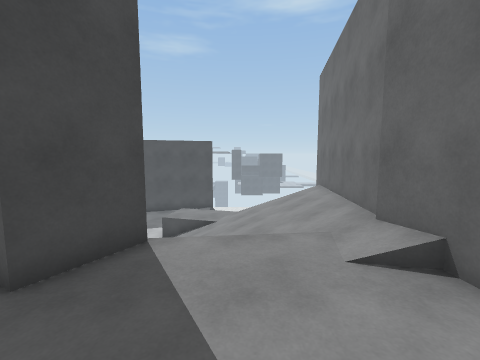
[1] (above)

13 first-person views from a walk through a Unity game level. The camera is 1.5 m above the floor, tilts 6° down and sees 90° across. The floor is counted in squares, 1 m on a side. Each view is taken from the middle of a square. On the plan, view 1 faces up. The plan holds only what a view shows up to about 13 squares ahead; the rest is blank. The place goes on beyond the plan. Surface patterns are stand-ins for the level's own textures.

[2]
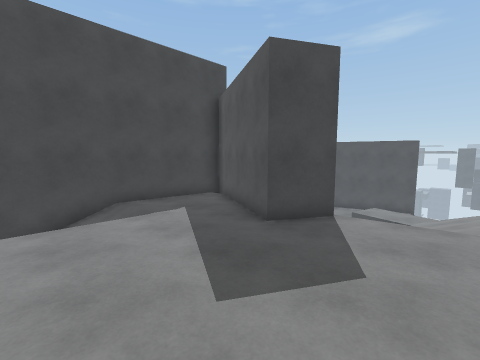

[3]
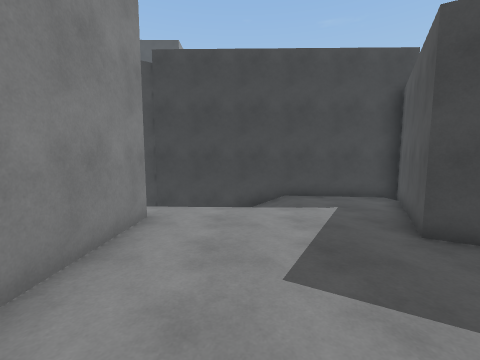

[4]
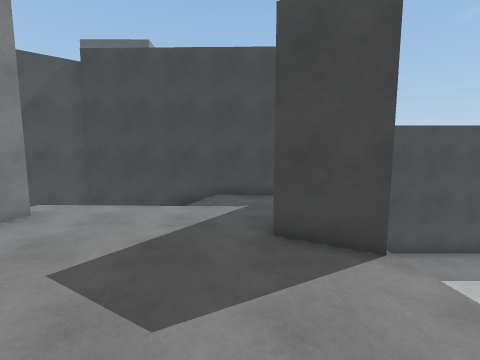

[5]
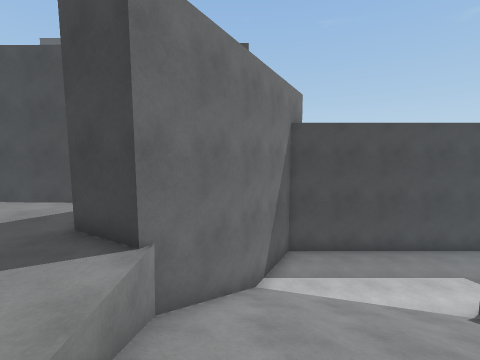

[6]
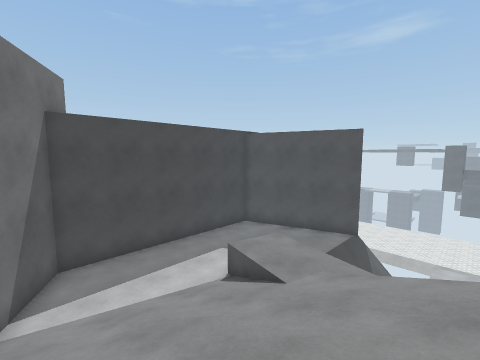

[7]
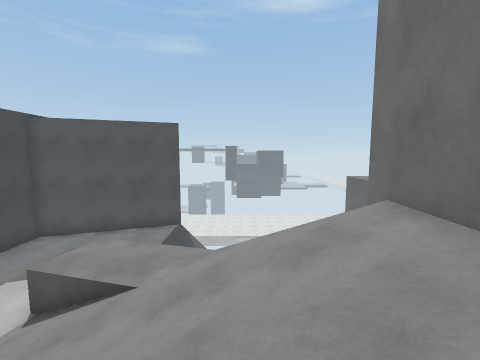

[8]
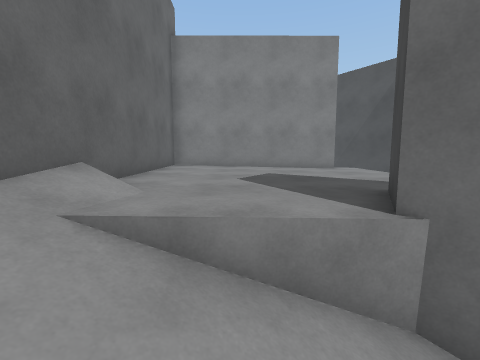

[9]
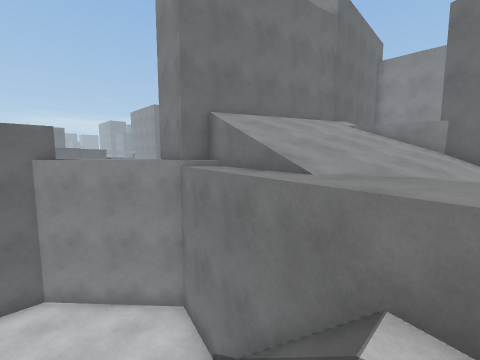

[10]
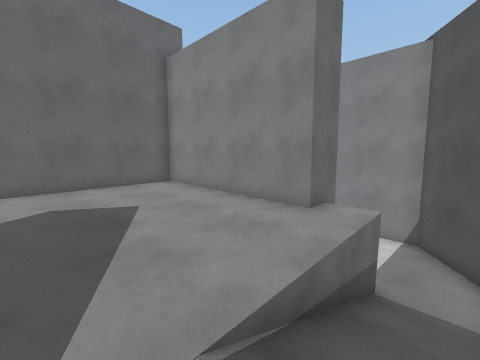

[11]
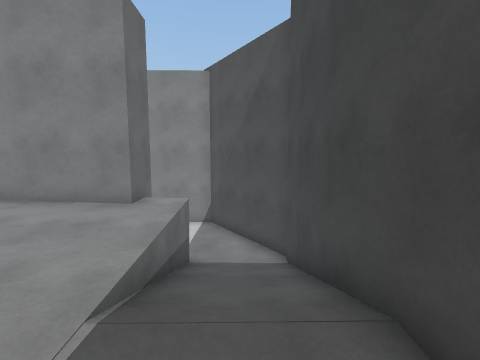

[12]
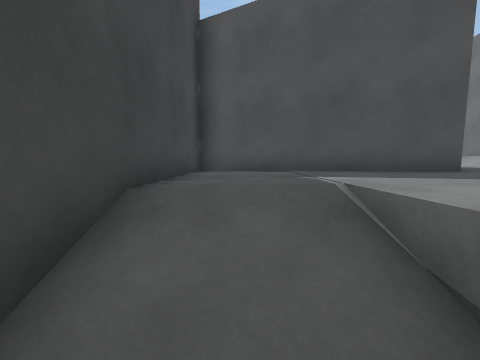

[13]
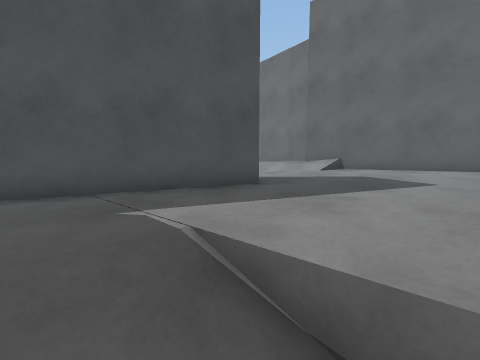

### Floor plan
Key: @ floor where view 1 was taken; # wall or solid block; . main floor; - floor 0.25 m lower than the main floor; _ floor 1.75 m lower than the main floor; < floor 2 m lower than the main floor; ( floor 3 m lower than the main floor; ! floor 6.75 m lower than the main floor; / step, stairs or slope; = window, fence, low wall or low ledge; v drop or lower ground.
Columns run from 9 left of view 1 to 8 right of it. Each row starts with its distance up from view 1.
 20      ##//
 19   ####(//
 18 ###((((/
 17 #((( ((/      !!!#
 16 #(((         !!!##
 15 #(((  =//   !!!##
 14 #(((( __#v=!!!##
 13 #((((=____v####
 12 #((((//////vv#
 11 #((((////////#
 10 #((((////////#
  9 #((((///////##
  8 ##((////////#
  7  ###////////#
  6  #####//////#
  5  #######==//#
  4  #-#####.../#
  3 ##---###.../#
  2 ##----......#
  1 ##---.......#
  0 ##//.....@..#
 -1 ##/v........#
 -2 # /v........#
 -3 # //.########
 -4 #///v########
 -5 ##<<<#
 -6  ##<<
 -7   #<<
 -8   ##<
 -9    #####

Positions as (right, up) in squares from view 1, and headings:
1: (0, 0), facing up
2: (1, -2), facing up-left
3: (2, -1), facing left
4: (2, 2), facing left
5: (2, 6), facing left
6: (2, 7), facing up-left
7: (1, 7), facing up
8: (0, 7), facing down
9: (-3, 17), facing down-right
10: (-7, 2), facing down-right
11: (-7, 3), facing down
12: (-7, -2), facing up
13: (-7, -1), facing up-right
